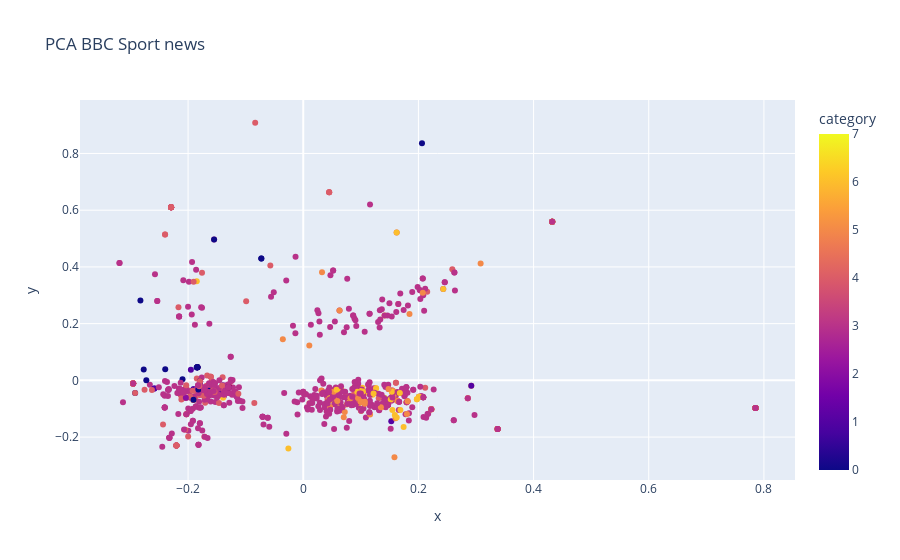

Notebook code for this chart:
### Code cell
data['pca'] = (
   data['headline_text']
   .pipe(hero.clean)
   .pipe(hero.do_tfidf)#vectorizing
   .pipe(hero.do_pca)
)
hero.scatterplot(data, 'pca', color='category', title="PCA BBC Sport news")

### Figure 1 — Plotly figure (JSON) as saved in the notebook; plotly's stock layout.template omitted (floating-point values rounded to 4 significant figures; data arrays with more than 128 entries replaced by an {"elided": "..."} marker saying what was removed)
{"data": [{"hovertemplate": "x=%{x}<br>y=%{y}<br>category=%{marker.color}<extra></extra>", "legendgroup": "", "marker": {"color": {"elided": "999 int values"}, "coloraxis": "coloraxis", "symbol": "circle"}, "mode": "markers", "name": "", "orientation": "v", "showlegend": false, "type": "scatter", "x": {"elided": "999 float values"}, "xaxis": "x", "y": {"elided": "999 float values"}, "yaxis": "y"}], "layout": {"coloraxis": {"colorbar": {"title": {"text": "category"}}, "colorscale": [[0, "#0d0887"], [0.1111, "#46039f"], [0.2222, "#7201a8"], [0.3333, "#9c179e"], [0.4444, "#bd3786"], [0.5556, "#d8576b"], [0.6667, "#ed7953"], [0.7778, "#fb9f3a"], [0.8889, "#fdca26"], [1, "#f0f921"]]}, "legend": {"tracegroupgap": 0}, "title": {"text": "PCA BBC Sport news"}, "xaxis": {"anchor": "y", "domain": [0, 1], "title": {"text": "x"}}, "yaxis": {"anchor": "x", "domain": [0, 1], "title": {"text": "y"}}}}
